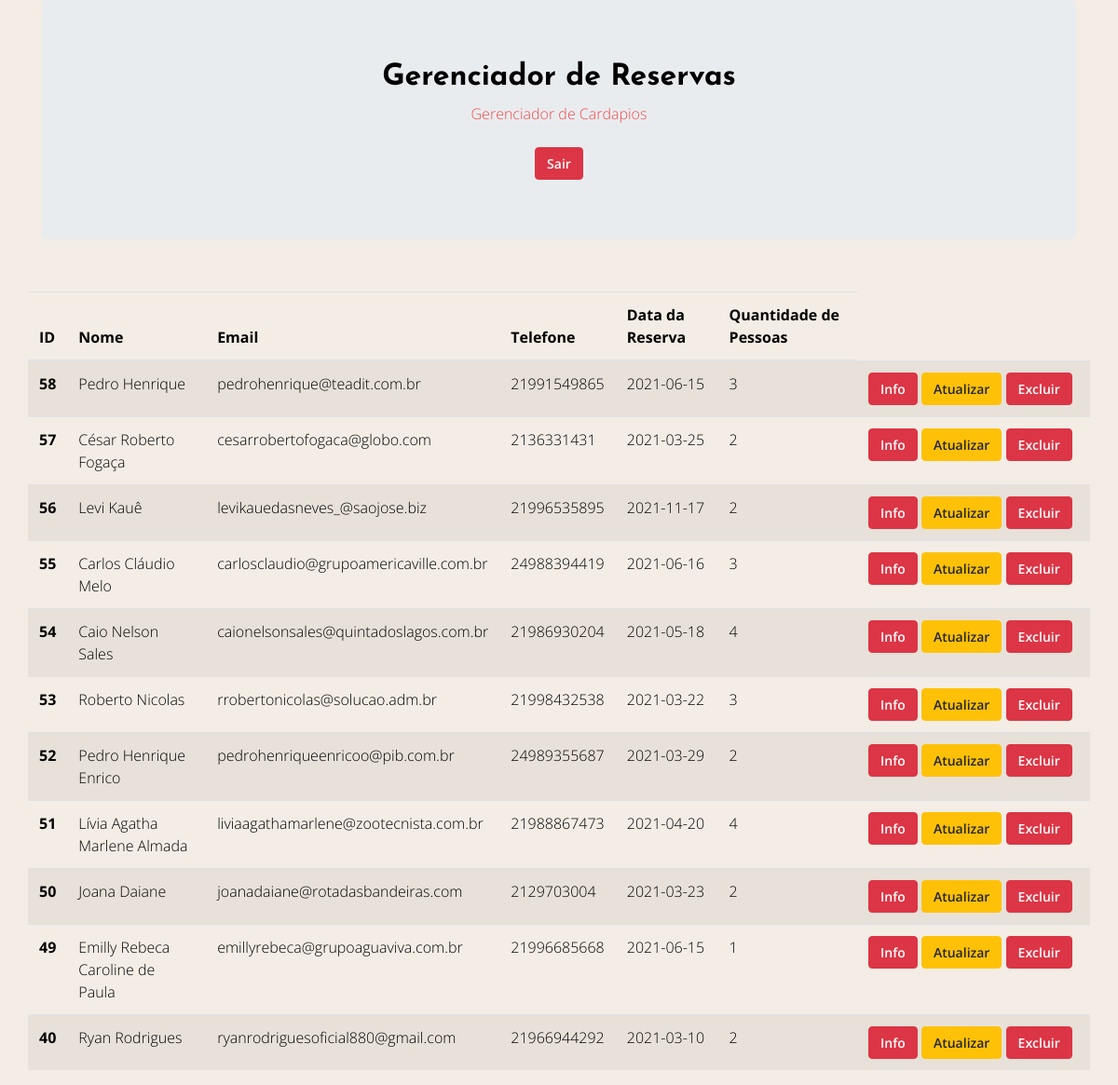
The app's page /admin/gerenciador/index.php (signed in) with its own data.
### tables this page shows
CREATE TABLE `reservas` (
  `id` int(11) NOT NULL,
  `nome` varchar(220) NOT NULL DEFAULT '',
  `email` varchar(220) NOT NULL,
  `telefone` varchar(50) NOT NULL,
  `data` date NOT NULL,
  `quantidade` varchar(10) NOT NULL
);

### admin/gerenciador/index.php (the view, shortened to what this page needs)
<!DOCTYPE html>
<html lang="pt-br">
<head>
	<link rel="stylesheet" href="vendor/bootstrap/bootstrap.min.css">
    <link rel="stylesheet" href="vendor/select2/select2.min.css">
    <link rel="stylesheet" href="vendor/owlcarousel/owl.carousel.min.css">
    <link rel="stylesheet" href="https://cdn.rawgit.com/noelboss/featherlight/1.7.13/release/featherlight.min.css">
    <link rel="stylesheet" href="https://cdnjs.cloudflare.com/ajax/libs/tempusdominus-bootstrap-4/5.0.1/css/tempusdominus-bootstrap-4.min.css">
    <link rel="stylesheet" href="https://cdnjs.cloudflare.com/ajax/libs/font-awesome/5.8.1/css/brands.css">
    <link rel="stylesheet" href="https://cdn.linearicons.com/free/1.0.0/icon-font.min.css">
    <link rel="stylesheet" href="https://use.fontawesome.com/releases/v5.8.1/css/all.css">
    <link rel="stylesheet" href="css/style.min.css">
</head>
<body>
        <div class="container">
          <div class="jumbotron">
            <div class="text-center">
                <h2>Gerenciador de Reservas</h2>
				<a href="././cardapio">Gerenciador de Cardapios</a>
                <a class="btn btn-danger" href="logout.php">Sair</a>
            </div>
          </div>
            <div class="row">
                <table class="table table-striped">
                    <thead>
                        <tr>
                            <th scope="col">ID</th>
                            <th scope="col">Nome</th>
                            <th scope="col">Email</th>
                            <th scope="col">Telefone</th>
                            <th scope="col">Data da Reserva</th>
                            <th scope="col">Quantidade de Pessoas</th>
                        </tr>
                    </thead>
                    <tbody>
                        <?php
                        $pdo = Banco::conectar();
                        $sql = 'SELECT * FROM reservas ORDER BY id DESC';
                        foreach($pdo->query($sql)as $row)
                        {
                            echo '<tr>';
			                      echo '<th scope="row">'. $row['id'] . '</th>';
                            echo '<td>'. $row['nome'] . '</td>';
                            echo '<td>'. $row['email'] . '</td>';
                            echo '<td>'. $row['telefone'] . '</td>';
                            echo '<td>'. $row['data'] . '</td>';
                            echo '<td>'. $row['quantidade'] . '</td>';
                            echo '<td width=250>';
                            echo '<a class="btn btn-danger" href="read.php?id='.$row['id'].'">Info</a>';
                            echo '<a class="btn btn-warning" href="update.php?id='.$row['id'].'">Atualizar</a>';
                            echo '<a class="btn btn-danger" href="delete.php?id='.$row['id'].'">Excluir</a>';
                            echo '</td>';
                            echo '</tr>';
                        }
                        ?>
                    </tbody>
                </table>
            </div>
        </div>
</body>
</html>

### records on screen
reservas: id "58", nome "Pedro Henrique", email "pedrohenrique@teadit.com.br", telefone "21991549865", data "2021-06-15", quantidade "3"
reservas: id "57", nome "César Roberto Fogaça", email "cesarrobertofogaca@globo.com", telefone "2136331431", data "2021-03-25", quantidade "2"
reservas: id "56", nome "Levi Kauê", email "levikauedasneves_@saojose.biz", telefone "21996535895", data "2021-11-17", quantidade "2"
reservas: id "55", nome "Carlos Cláudio Melo", email "carlosclaudio@grupoamericaville.com.br", telefone "24988394419", data "2021-06-16", quantidade "3"
reservas: id "54", nome "Caio Nelson Sales", email "caionelsonsales@quintadoslagos.com.br", telefone "21986930204", data "2021-05-18", quantidade "4"
reservas: id "53", nome "Roberto Nicolas", email "rrobertonicolas@solucao.adm.br", telefone "21998432538", data "2021-03-22", quantidade "3"
reservas: id "52", nome "Pedro Henrique Enrico", email "pedrohenriqueenricoo@pib.com.br", telefone "24989355687", data "2021-03-29", quantidade "2"
reservas: id "51", nome "Lívia Agatha Marlene Almada", email "liviaagathamarlene@zootecnista.com.br", telefone "21988867473", data "2021-04-20", quantidade "4"
reservas: id "50", nome "Joana Daiane", email "joanadaiane@rotadasbandeiras.com", telefone "2129703004", data "2021-03-23", quantidade "2"
reservas: id "49", nome "Emilly Rebeca Caroline de Paula", email "emillyrebeca@grupoaguaviva.com.br", telefone "21996685668", data "2021-06-15", quantidade "1"
reservas: id "40", nome "Ryan Rodrigues", email "ryanrodriguesoficial880@gmail.com", telefone "21966944292", data "2021-03-10", quantidade "2"
